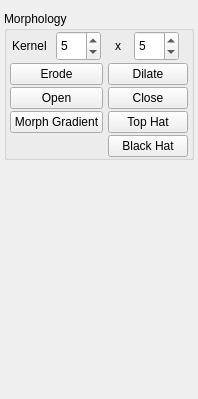
       <widget class="QWidget" name="pageBinaryOps">
        <property name="geometry">
         <rect>
          <x>0</x>
          <y>0</y>
          <width>198</width>
          <height>399</height>
         </rect>
        </property>
        <property name="maximumSize">
         <size>
          <width>16777215</width>
          <height>16777215</height>
         </size>
        </property>
        <attribute name="label">
         <string>Binary Ops</string>
        </attribute>
        <layout class="QGridLayout" name="gridLayout_18">
         <property name="leftMargin">
          <number>4</number>
         </property>
         <property name="rightMargin">
          <number>4</number>
         </property>
         <property name="horizontalSpacing">
          <number>0</number>
         </property>
         <item row="0" column="0">
          <widget class="QGroupBox" name="gbMorphology">
           <property name="maximumSize">
            <size>
             <width>200</width>
             <height>16777215</height>
            </size>
           </property>
           <property name="title">
            <string>Morphology</string>
           </property>
           <layout class="QGridLayout" name="gridLayout_11">
            <property name="margin">
             <number>0</number>
            </property>
            <property name="spacing">
             <number>2</number>
            </property>
            <item row="1" column="2">
             <widget class="QPushButton" name="btnDilate">
              <property name="text">
               <string>Dilate</string>
              </property>
             </widget>
            </item>
            <item row="2" column="2">
             <widget class="QPushButton" name="btnClose">
              <property name="text">
               <string>Close</string>
              </property>
             </widget>
            </item>
            <item row="2" column="0">
             <widget class="QPushButton" name="btnOpen">
              <property name="text">
               <string>Open</string>
              </property>
             </widget>
            </item>
            <item row="3" column="0">
             <widget class="QPushButton" name="btnMorphGradient">
              <property name="text">
               <string>Morph Gradient</string>
              </property>
             </widget>
            </item>
            <item row="4" column="2">
             <widget class="QPushButton" name="btnBlackHat">
              <property name="text">
               <string>Black Hat</string>
              </property>
             </widget>
            </item>
            <item row="3" column="2">
             <widget class="QPushButton" name="btnTopHat">
              <property name="text">
               <string>Top Hat</string>
              </property>
             </widget>
            </item>
            <item row="1" column="0">
             <widget class="QPushButton" name="btnErode">
              <property name="styleSheet">
               <string notr="true"/>
              </property>
              <property name="text">
               <string>Erode</string>
              </property>
             </widget>
            </item>
            <item row="0" column="0">
             <layout class="QHBoxLayout" name="horizontalLayout_8">
              <item>
               <widget class="QLabel" name="label_7">
                <property name="minimumSize">
                 <size>
                  <width>40</width>
                  <height>0</height>
                 </size>
                </property>
                <property name="maximumSize">
                 <size>
                  <width>40</width>
                  <height>16777215</height>
                 </size>
                </property>
                <property name="text">
                 <string>Kernel</string>
                </property>
               </widget>
              </item>
              <item>
               <widget class="QSpinBox" name="sbKernel1">
                <property name="minimumSize">
                 <size>
                  <width>45</width>
                  <height>30</height>
                 </size>
                </property>
                <property name="maximumSize">
                 <size>
                  <width>45</width>
                  <height>30</height>
                 </size>
                </property>
                <property name="minimum">
                 <number>1</number>
                </property>
                <property name="maximum">
                 <number>20</number>
                </property>
                <property name="value">
                 <number>5</number>
                </property>
               </widget>
              </item>
             </layout>
            </item>
            <item row="0" column="2">
             <layout class="QHBoxLayout" name="horizontalLayout_7">
              <item>
               <widget class="QLabel" name="label_5">
                <property name="maximumSize">
                 <size>
                  <width>10</width>
                  <height>16777215</height>
                 </size>
                </property>
                <property name="text">
                 <string>x</string>
                </property>
               </widget>
              </item>
              <item>
               <widget class="QSpinBox" name="sbKernel2">
                <property name="minimumSize">
                 <size>
                  <width>45</width>
                  <height>30</height>
                 </size>
                </property>
                <property name="maximumSize">
                 <size>
                  <width>45</width>
                  <height>30</height>
                 </size>
                </property>
                <property name="minimum">
                 <number>1</number>
                </property>
                <property name="maximum">
                 <number>20</number>
                </property>
                <property name="value">
                 <number>5</number>
                </property>
               </widget>
              </item>
             </layout>
            </item>
           </layout>
          </widget>
         </item>
         <item row="1" column="0">
          <spacer name="verticalSpacer_4">
           <property name="orientation">
            <enum>Qt::Vertical</enum>
           </property>
           <property name="sizeHint" stdset="0">
            <size>
             <width>20</width>
             <height>40</height>
            </size>
           </property>
          </spacer>
         </item>
        </layout>
       </widget>
